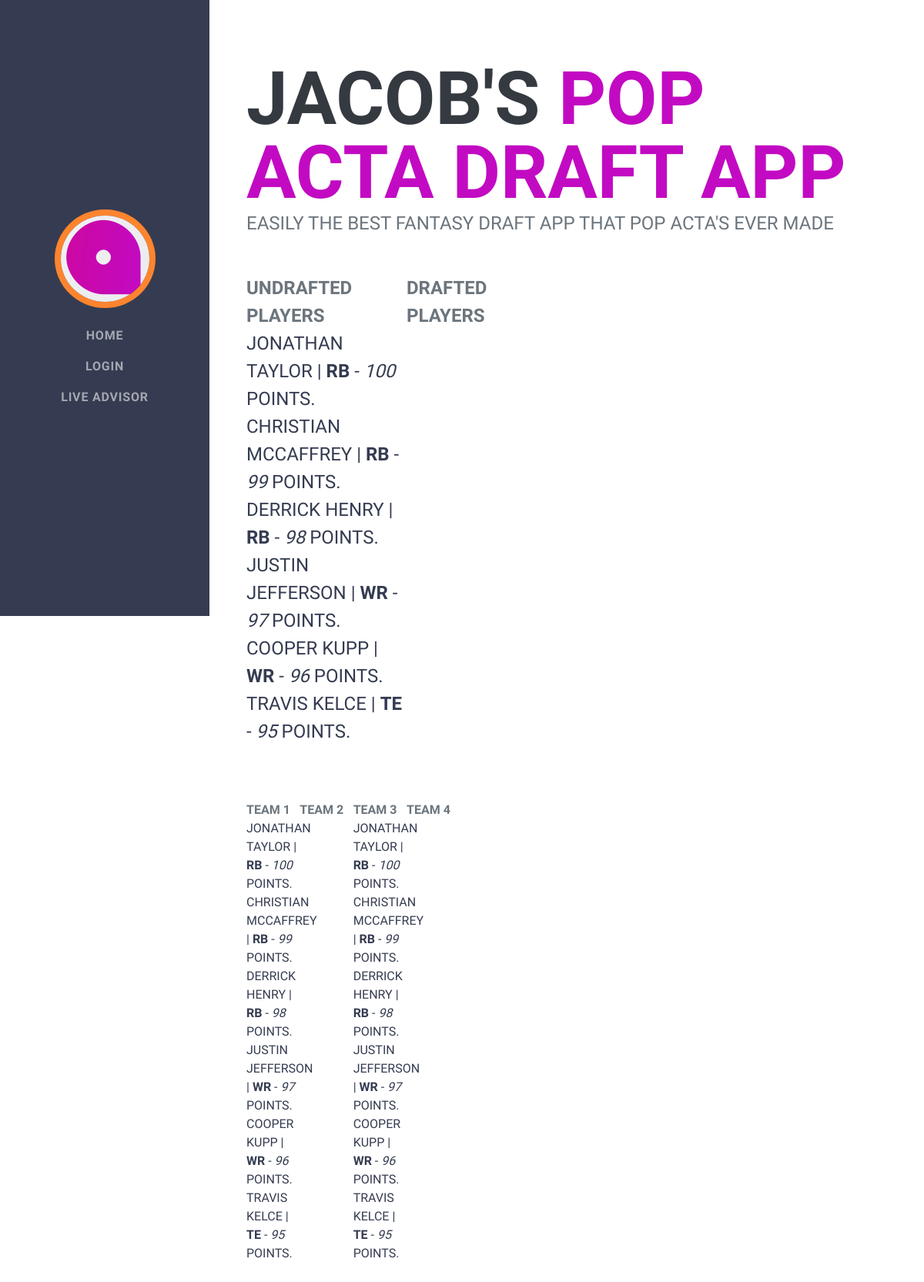
The page /players on the database its author committed.
### app/models.py (models this page shows, shortened)
class Player(db.Model):
    id = db.Column(db.Integer, primary_key=True)
    playername = db.Column(db.String(120), index=True, unique=True)
    position = db.Column(db.String(5), index=True, unique=False)
    value = db.Column(db.Integer, default=0)
    ownership_group = db.Column(db.Integer, default=0)

### app/routes.py (the view)
@app.route('/players')
def players():
    UndraftedPlayers = Player.query.filter(Player.ownership_group == 0).all()
    DraftedPlayers = Player.query.filter(Player.ownership_group > 0).all()
    return render_template('players.html',
                           title='Players',
                           UndraftedPlayers=UndraftedPlayers,
                           DraftedPlayers=DraftedPlayers
                          )

### app/templates/players.html (shortened to what this page needs)
{% extends "base.html" %}
{% block content %}
<section class="resume-section" id="about">
    <div class="resume-section-content">
        <h1 class="mb-0">
            Jacob's
            <span class="text-primary">Pop Acta Draft App</span>
        </h1>
            <div class="subheading mb-5">
                Easily The Best Fantasy Draft App That Pop Acta's Ever Made
            </div>
            <div class="player-lists">
                    <div class="col-3">
                        <div class="player-text-1">
                            <b>Undrafted Players</b><br />
                            {% for player in UndraftedPlayers %}
                            <a href="{{ '/updateplayerownership/%i' %player.id }}">{{ player.playername }} | <b>{{ player.position }}</b> - <i>{{ player.value }}</i> points.</a><br />
                            {% endfor %}
                        </div>
                    </div>
                    <div class="col-3">
                        <div class="player-text-1">
                            <b>Drafted Players</b><br />
                        </div>
                    </div>
            </div>
            <br /><br /><br /><br />
            <div class="player-lists">
                <div class="col-1">
                    <div class="player-text-2">
                        <b>Team 1</b><br />
                        {% for player in UndraftedPlayers %}
                        <a href="{{ '/updateplayerownership/%i' %player.id }}">{{ player.playername }} | <b>{{ player.position }}</b> - <i>{{ player.value }}</i> points.</a><br />
                        {% endfor %}
                    </div>
                </div>
                <div class="col-1">
                    <div class="player-text-2">
                        <b>Team 2</b><br />
                    </div>
                </div>
                <div class="col-1">
                    <div class="player-text-2">
                        <b>Team 3</b><br />
                        {% for player in UndraftedPlayers %}
                        <a href="{{ '/updateplayerownership/%i' %player.id }}">{{ player.playername }} | <b>{{ player.position }}</b> - <i>{{ player.value }}</i> points.</a><br />
                        {% endfor %}
                    </div>
                </div>
                <div class="col-1">
                    <div class="player-text-2">
                        <b>Team 4</b><br />
                    </div>
                </div>
        </div>
    </div>
</section>
{% endblock %}

### app/templates/base.html (shortened to what this page needs)
<!DOCTYPE html>
<html lang="en">
    <head>
        <link href="{{ url_for('static', filename='css/styles.css') }}" rel="stylesheet" />
    </head>
    <body id="page-top">
        <nav class="navbar navbar-expand-lg navbar-dark bg-primary fixed-top" id="sideNav">
            <a class="navbar-brand js-scroll-trigger" href="#page-top">
                <span class="d-none d-lg-block"><img class="img-fluid img-profile rounded-circle mx-auto mb-2" src="{{ url_for('static', filename='assets/img/icon.png') }}" alt="..." /></span>
            </a>
            <div class="collapse navbar-collapse" id="navbarResponsive">
                <ul class="navbar-nav">
                    <li class="nav-item"><a class="nav-link js-scroll-trigger" href="{{ url_for('index') }}">Home</a></li>
                    <li class="nav-item"><a class="nav-link js-scroll-trigger" href="{{ url_for('login') }}">Login</a></li>
                    <li class="nav-item"><a class="nav-link js-scroll-trigger" href="{{ url_for('players') }}">Live Advisor</a></li>
                </ul>
            </div>
        </nav>
        <div class="container-fluid p-0">
        {% block content %}{% endblock %}
        </div>
    </body>
</html>

### rows shown on the page
Player: playername "JONATHAN TAYLOR", position "RB", value "100"
Player: playername "CHRISTIAN MCCAFFREY", position "RB", value "99"
Player: playername "DERRICK HENRY", position "RB", value "98"
Player: playername "JUSTIN JEFFERSON", position "WR", value "97"
Player: playername "COOPER KUPP", position "WR", value "96"
Player: playername "TRAVIS KELCE", position "TE", value "95"
